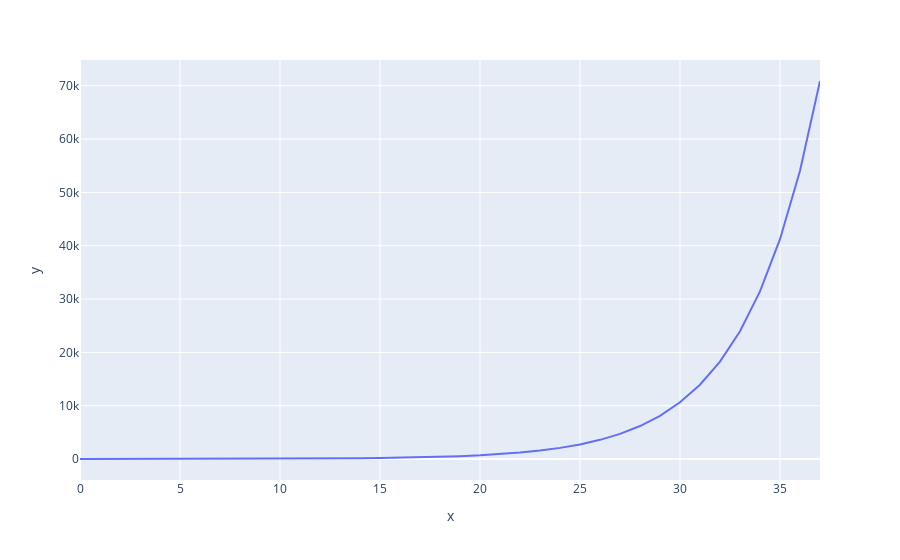

The code cell stored with this chart in its notebook:
### Code cell
int_fig = px.line(x=xdata_pred, y=y_data_pred)
int_fig.show()

### Figure 1 — Plotly figure (JSON) as saved in the notebook; plotly's stock layout.template omitted (floating-point values rounded to 4 significant figures)
{"data": [{"hoverlabel": {"namelength": 0}, "hovertemplate": "x=%{x}<br>y=%{y}", "legendgroup": "", "line": {"color": "#636efa", "dash": "solid"}, "mode": "lines", "name": "", "showlegend": false, "type": "scatter", "x": [0, 2, 3, 4, 6, 7, 8, 9, 10, 11, 12, 13, 14, 15, 16, 17, 18, 19, 20, 21, 22, 23, 24, 25, 26, 27, 28, 29, 30, 31, 32, 33, 34, 35, 36, 37], "xaxis": "x", "y": [3.126, 5.376, 7.05, 9.245, 15.9, 20.85, 27.34, 35.85, 47.01, 61.65, 80.85, 106.0, 139.0, 182.3, 239.1, 313.5, 411.1, 539.1, 707.0, 927.1, 1216.0, 1594.0, 2091.0, 2742.0, 3595.0, 4715.0, 6182.0, 8107.0, 10630.0, 13940.0, 18280.0, 23970.0, 31440.0, 41230.0, 54060.0, 70900.0], "yaxis": "y"}], "layout": {"legend": {"tracegroupgap": 0}, "margin": {"t": 60}, "xaxis": {"anchor": "y", "domain": [0, 1], "title": {"text": "x"}}, "yaxis": {"anchor": "x", "domain": [0, 1], "title": {"text": "y"}}}}
